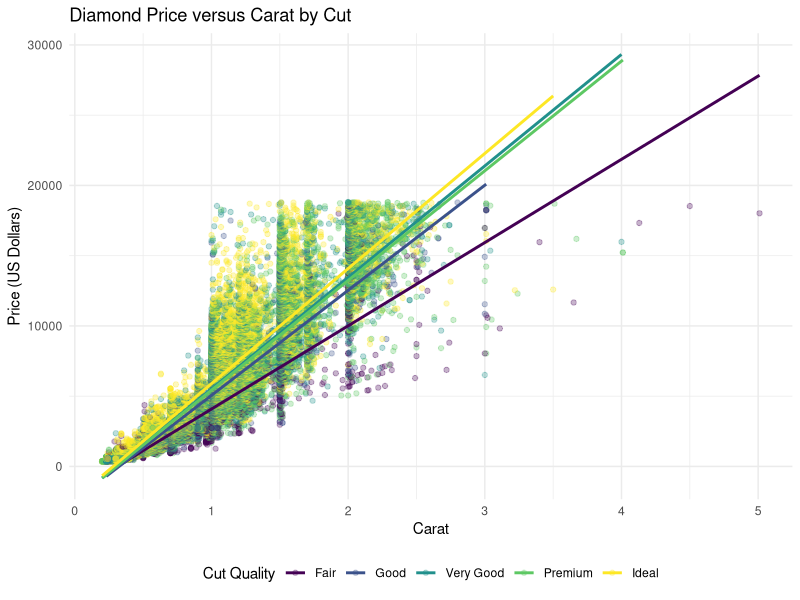

The R source for this figure:
## ---- chunk 1
# Setting echo = FALSE ensures the R code is hidden in the final PDF, 
# while still running the models and displaying the text and plots.
knitr::opts_chunk$set(echo = FALSE, warning = FALSE, message = FALSE)

library(ggplot2)
data(diamonds)
## ---- chunk 2
model1 <- lm(price ~ carat + cut, data = diamonds)
## ---- chunk 3
model2 <- lm(price ~ carat * cut, data = diamonds)
## ---- chunk 4
ggplot(diamonds, aes(x = carat, y = price, color = cut)) +
  geom_point(alpha = 0.3) +
  geom_smooth(method = "lm", se = FALSE) +
  labs(
    title = "Diamond Price versus Carat by Cut",
    x = "Carat",
    y = "Price (US Dollars)",
    color = "Cut Quality"
  ) +
  theme_minimal() +
  theme(legend.position = "bottom") # Moves legend to the bottom to prevent horizontal clipping
